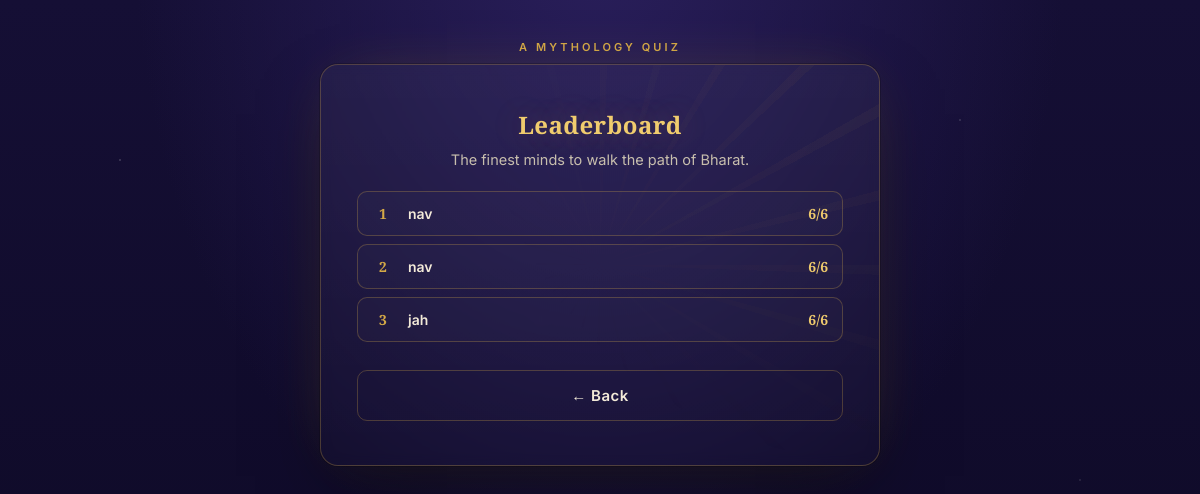
The page /leaderboard on the database as committed earlier.
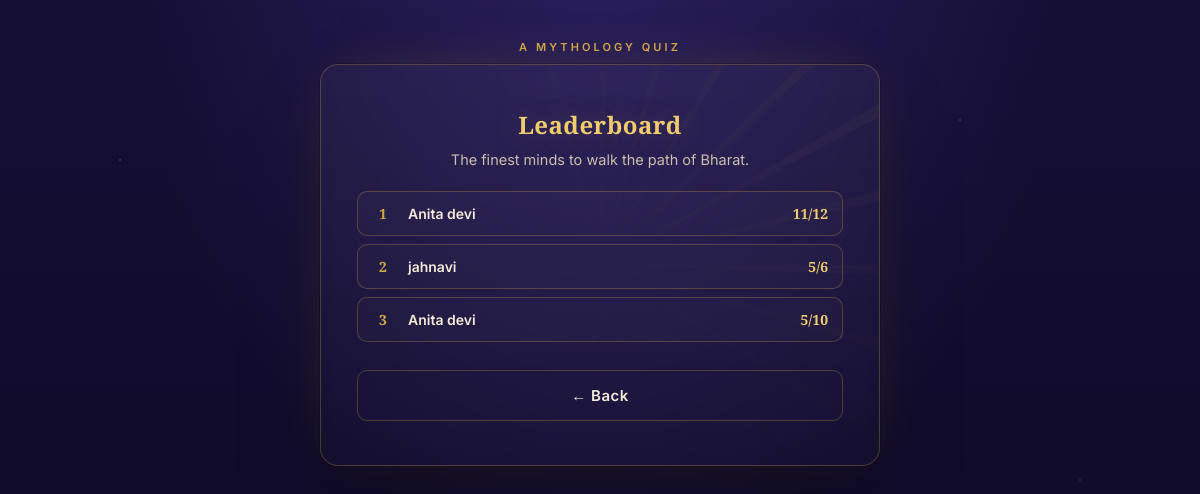
The same page on the database as committed later.
### tables this page shows
CREATE TABLE attempts (
            id INTEGER PRIMARY KEY AUTOINCREMENT,
            user_id INTEGER,
            username TEXT NOT NULL,
            score INTEGER NOT NULL,
            total INTEGER NOT NULL,
            created_at TEXT DEFAULT CURRENT_TIMESTAMP,
            FOREIGN KEY (user_id) REFERENCES users (id)
        );

### app.py (the view)
@app.route("/leaderboard")
def leaderboard():
    conn = get_db()
    rows = conn.execute(
        "SELECT username, score, total, created_at FROM attempts "
        "ORDER BY score DESC, created_at ASC LIMIT 10"
    ).fetchall()
    conn.close()
    return render_template("leaderboard.html", rows=rows)

### database.py (called while the page is built)
def get_db():
    conn = sqlite3.connect(DATABASE)
    conn.row_factory = sqlite3.Row
    conn.execute("PRAGMA foreign_keys = ON")
    return conn

### templates/leaderboard.html (shortened to what this page needs)
{% extends "base.html" %}
{% block content %}
<h1 style="font-size:24px;">Leaderboard</h1>
<p class="subtitle" style="margin-bottom:20px;">The finest minds to walk the path of Bharat.</p>
{% if rows %}
  {% for r in rows %}
  <div class="lb-row">
    <div class="lb-rank">{{ loop.index }}</div>
    <div class="lb-name">{{ r['username'] }}</div>
    <div class="lb-score">{{ r['score'] }}/{{ r['total'] }}</div>
  </div>
  {% endfor %}
{% else %}
  <div class="lb-empty">No scores yet — be the first to play.</div>
{% endif %}
<a href="{{ url_for('home') }}"><button class="btn btn-secondary" style="margin-top:20px;">← Back</button></a>
{% endblock %}

### templates/base.html (shortened to what this page needs)
<!DOCTYPE html>
<html lang="en">
<head>
<link rel="stylesheet" href="{{ url_for('static', filename='css/style.css') }}">
</head>
<body>
<div class="page">
  <div class="eyebrow">A Mythology Quiz</div>
  <div class="card">
    {% block content %}{% endblock %}
  </div>
</div>
</body>
</html>

### static/css/style.css (style rules this page uses)
:root { --night: #150F35; --night-deep: #0D0924; --gold: #D4A947; --gold-bright: #F0CC6E; --vermillion: #E1543D; --leaf: #7FA65C; --ivory: #F3EAD8; --ivory-dim: #C8BFAE; --card-line: rgba(212,169,71,0.28); }
* { box-sizing:border-box; margin:0; padding:0; }
html,body { height:100%; }
body { min-height:100vh; font-family:'Inter', sans-serif; color:var(--ivory); background: radial-gradient(1px 1px at 10% 20%, rgba(255,255,255,0.5) 0, transparent 100%), radial-gradient(1px 1px at 80% 15%, rgba(255,255,255,0.4) 0, transparent 100%), radial-gradient(1px 1px at 60% 70%, rgba(255,255,255,0.35) 0, transparent 100%), radial-gradient(1px 1px at 25% 85%, rgba(255,255,255,0.4) 0, transparent 100%), radial-gradient(1px 1px at 90% 60%, rgba(255,255,255,0.3) 0, transparent 100%), radial-gradient(1px 1px at 45% 40%, rgba(255,255,255,0.4) 0, transparent 100%), radial-gradient(1px 1px at 70% 90%, rgba(255,255,255,0.3) 0, transparent 100%), radial-gradient(ellipse at 50% -10%, #2A1F5C 0%, transparent 55%), linear-gradient(180deg, var(--night) 0%, var(--night-deep) 100%); display:flex; align-items:flex-start; justify-content:center; padding:40px 16px; }
.page { width:100%; max-width:560px; }
.eyebrow { font-family:'Inter'; font-size:11px; font-weight:600; letter-spacing:0.28em; text-transform:uppercase; color:var(--gold); text-align:center; margin-bottom:10px; }
.card { background:linear-gradient(180deg, rgba(255,255,255,0.04), rgba(255,255,255,0.015)); border:1px solid var(--card-line); border-radius:18px; padding:44px 36px; backdrop-filter:blur(6px); box-shadow:0 0 0 1px rgba(0,0,0,0.2), 0 30px 70px -20px rgba(0,0,0,0.6), 0 0 60px -25px rgba(212,169,71,0.35); position:relative; overflow:hidden; }
.card::before { content:""; position:absolute; inset:0; background:repeating-conic-gradient(from 0deg, rgba(212,169,71,0.05) 0deg 2deg, transparent 2deg 15deg); -webkit-mask:radial-gradient(circle at 100% 0%, black, transparent 60%); mask:radial-gradient(circle at 100% 0%, black, transparent 60%); pointer-events:none; }
h1 { font-family:'Cinzel Decorative', serif; font-size:30px; text-align:center; color:var(--gold-bright); letter-spacing:0.02em; line-height:1.3; margin-bottom:8px; text-shadow:0 0 30px rgba(240,204,110,0.25); }
.subtitle { text-align:center; color:var(--ivory-dim); font-size:14.5px; line-height:1.6; margin-bottom:32px; font-weight:400; }
.btn { width:100%; padding:15px 20px; margin-top:22px; font-family:'Inter'; font-size:15px; font-weight:600; letter-spacing:0.03em; border-radius:10px; border:none; cursor:pointer; transition:transform 0.15s ease, box-shadow 0.15s ease, filter 0.15s ease; }
.btn-secondary { background:transparent; color:var(--ivory); border:1px solid var(--card-line); }
.lb-row { display:flex; align-items:center; gap:14px; padding:12px 14px; border:1px solid var(--card-line); border-radius:10px; margin-bottom:8px; background:rgba(255,255,255,0.02); }
.lb-rank { font-family:'Cinzel'; font-weight:700; font-size:14px; color:var(--gold); width:22px; text-align:center; flex-shrink:0; }
.lb-name { flex:1; font-size:14px; font-weight:600; }
.lb-score { font-family:'Cinzel'; font-weight:600; color:var(--gold-bright); font-size:14px; }

Rows that differ between the two databases and show on the page:
removed attempts: username "jah", score "6", total "6"
added attempts: username "Anita devi", score "11", total "12"
changed attempts: username "nav" → "jahnavi"; score "6" → "5"
changed attempts (number 3 of 3 on the later page): username "nav" → "Anita devi"; score "6" → "5"; total "6" → "10"
